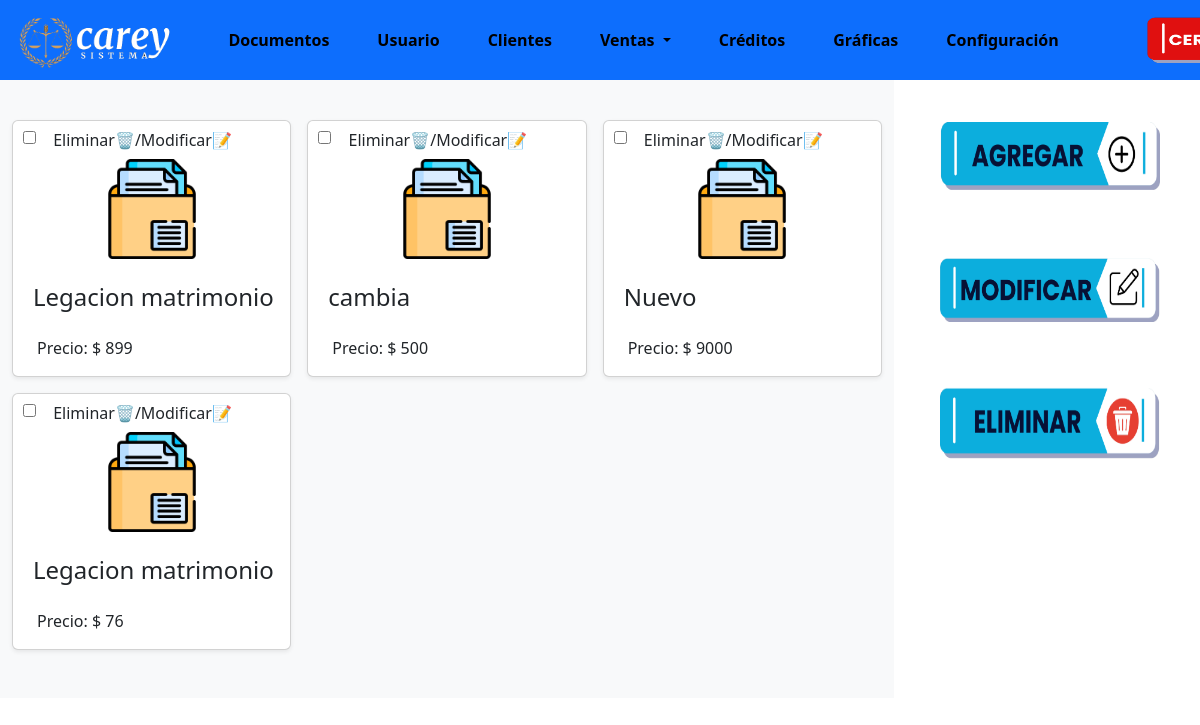
The app's page /index.php?module=articulo (signed in), older data.
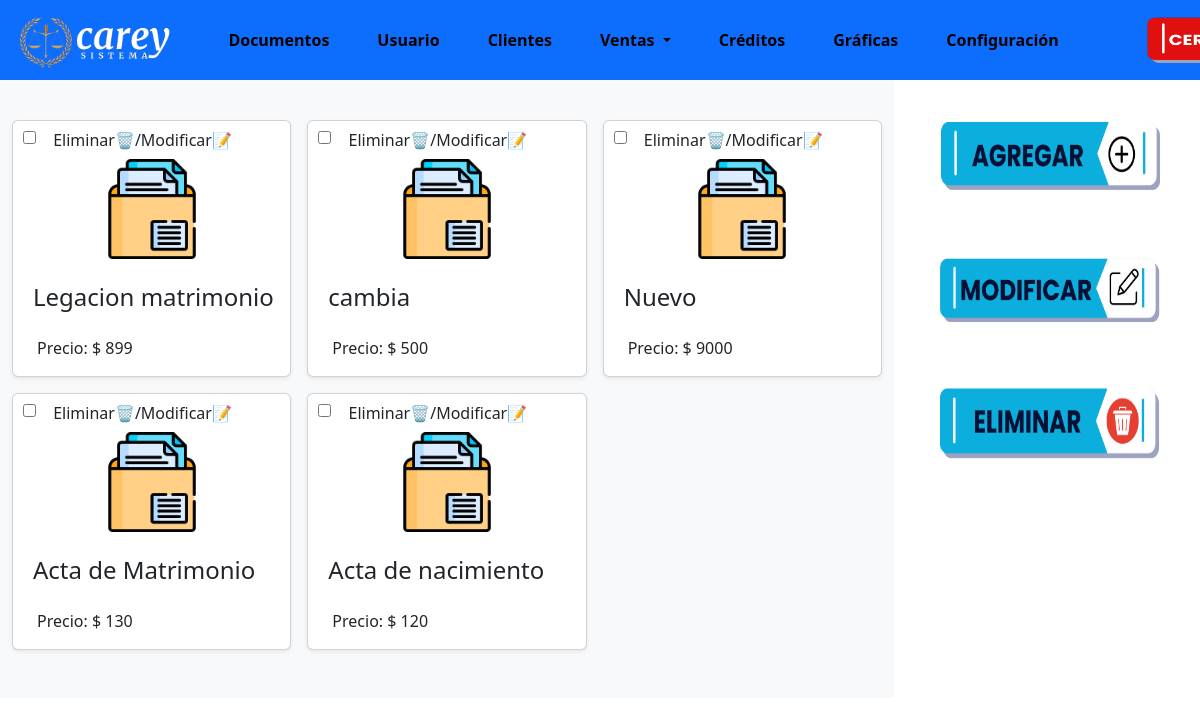
The same page, newer data.
### tables this page shows
CREATE TABLE `documentos` (
  `id_articulo_documetos` int(11) NOT NULL,
  `nombre` varchar(30) NOT NULL,
  `precio_costo` float NOT NULL,
  `precio_venta` float NOT NULL,
  `descripcion` varchar(100) NOT NULL,
  `tipo` varchar(15) NOT NULL
);

### controller/php/CRUD.php (called while the page is built, shortened)
<?php
function Consulta($query) {
    $conexion = obtenerConexion();
    $resultado = mysqli_query($conexion, $query);
    $resultadosArray = array();
    while ($fila = mysqli_fetch_assoc($resultado)) {
        $resultadosArray[] = $fila;
    }
    return $resultadosArray;
}
?>

### modules/moduloArticulos/Articulos.php (the view, shortened to what this page needs)
<br>
<br>
<br>
<div class="contenido-do row">
  <div class="col-9">
    <div class="album py-5 bg-body-tertiary">
      <div class="container">
        <div class="row row-cols-1 row-cols-sm-2 row-cols-md-3 g-3">
          <?php
          $query = "SELECT * FROM documentos";
          $resultados = Consulta($query);
          foreach ($resultados as $fila) {
          ?>
            <div class="col">
              <div class="card shadow-sm">
                <form id="<?php echo "FormularioEliminar" . $fila['id_articulo_documetos']; ?>" action="modules/moduloArticulos/InsertarDocumentos.php" method="POST">
                  <label>
                    <input type="checkbox" class="bt-5" id="dato" name="dato" value="<?php echo $fila['id_articulo_documetos']; ?>" autocomplete="off">
                    <span class="btn btn-check:checked ">Eliminar&#128465;/Modificar&#x1F4DD;</span>
                  </label>
                  <img class="bd-placeholder-img " src="assets/image/documentos.png" height="100" width="100" style="display: block; margin: 0 auto;">
                  <br>
                  <h4 class="NombreModifica" style="margin-left: 20px;"> <?php echo $fila['nombre']; ?></h4>
                  <div class="card-body">
                    <label style="margin-left: 8px;">Precio:</label>
                    <label>$</label>
                    <label class="card-text PrecioVModificar" style="margin-left: 0px;"><?php echo $fila['precio_venta']; ?> </label>
                  </div>
                </form>
              </div>
            </div>
          <?php
          }
          ?>
        </div>
      </div>
    </div>
  </div>
  <div class="col-3" style="position: fixed; right: 0;">
    <div class="">
      <div class="buttons">
        <a href="#" class="" onclick="ventanaFormulario(event)" style=" margin-bottom: 40px; margin-top: 50px;">
          <img class="" src="assets/image/botonAgregar.png" alt="" width="220px" height="80px" style="display: block;">
        </a>
        <a href="" class="" onclick="Modificar(event)" style="margin-bottom: 60px;">
          <img src="assets/image/botonModificar.png" alt="" width="220px" height="80px" style="display: block;">
        </a>
        <a href="" class="" onclick="Eliminar(event)">
          <img src="assets/image/botonEliminar.png" alt="" width="220px" height="80px">
        </a>
      </div>
    </div>
  </div>
</div>

### index.php (shortened to what this page needs)
<!DOCTYPE html>
<html>
<head>
    <link rel="stylesheet" type="text/css" href="css/EstilosBoton.css">
    <link rel='stylesheet' type='text/css'
        href='https://cdn.jsdelivr.net/npm/bootstrap@5.3.0-alpha3/dist/css/bootstrap.min.css'>
    <link rel="stylesheet" type="text/css" href="css/CSSUsuarios.css">
</head>
<body>
    <?php
    require "controller/php/CRUD.php";
    include_once("controller/php/menu_general.php");
    ?>
</body>
</html>

### controller/php/menu_general.php (shortened to what this page needs)
<?php
if (isset($_GET["module"])) {
    if ($_GET["module"] == 'menu') {
        if ($_SERVER["REQUEST_METHOD"] === "POST") {
            if (isset($_POST["user"]) && isset($_POST["password"])) {
                $user_login = $_POST["user"];
                $password_login = md5($_POST["password"]);
                $SQL = "SELECT id_usuarios, nombre_usuario, contrasena, rol_usuario
                FROM usuarios WHERE nombre_usuario = '$user_login' AND contrasena = '$password_login'";
                $resultado = Consulta($SQL);
                if (!empty($resultado)) {
                    $_SESSION['s1'] = $user_login;
                    $_SESSION['id_user'] = $resultado[0]['id_usuarios'];
                    $_SESSION['rol_usuario'] = $resultado[0]['rol_usuario'];
                    $SQL = "SELECT nombre_usuario, estatus_usuarios
                    FROM usuarios
                    WHERE nombre_usuario = '$user_login' AND estatus_usuarios = 'generica'";
                    $resultado = Consulta($SQL);
                    if (!empty($resultado)) {
                        include_once("view/login/cambioContrasena.php");
                        ?>
                        <script>
                        Swal.fire({
                            position: 'center',
                            icon: 'info',
                            title: 'Tienes un cambio de contraseña pendiente',
                            showConfirmButton: false,
                            timer: 2500
                        })
                        </script>
<?php
                        exit();
                    }else{
                     echo "<script>window.location = 'index.php?module=configuracion'</script>";
                    }
                } else {
                    ?>
                <script>
                Swal.fire({
                    icon: 'error',
                    title: 'Oops...',
                    text: 'Credenciales invalidas!'
                })
                </script>
<?php
                    include_once("view/login/login.php");
                }
            } else {
                include_once("view/login/login.php");
            }
        } else {
            include_once("view/login/login.php");
        }
    } else if ($_GET["module"] == 'recuperarContrasena') {
        include_once("view/login/recuperarContrasena.php");
    } else {
        if (isset($_SESSION['s1'])) {
            $option = $_GET["module"];
            switch ($option) {
                case 'articulo':
                    include_once("view/menu/menu.php");
                    include_once("modules/moduloArticulos/Articulos.php");
                    break;
                        ?>
<?php
            }
        }
    }
} else {
    include_once("view/login/login.php");
}
?>

### view/menu/menu.php (shortened to what this page needs)
<nav class="navbar navbar-expand-lg bg-primary navbar-static fixed-top" >
    <div class="container-fluid">
        <img src="./assets/image/logo_carey.png" alt="" width="15%"></img>
        <div class="collapse navbar-collapse" id="navbarSupportedContent">
            <ul class="navbar-nav me-auto mb-2 mb-lg-0">
                <li class="nav-item">
                    <a class="nav-link active fw-bold" href="index.php?module=articulo" id="moduloDocumento">Documentos</a>
                </li>
                <ul></ul>
                <li class="nav-item">
                    <a class="nav-link active fw-bold" href="index.php?module=usuario" aria-expanded="false"
                    id="usuario">
                        Usuario
                    </a>
                </li>
                <ul></ul>
                <li class="nav-item">
                    <a class="nav-link active fw-bold" aria-current="page" href="index.php?module=clientes"
                    id="cliente">Clientes</a>
                </li>
                <ul></ul>
                <li class="nav-item dropdown ">
                    <a class="nav-link active dropdown-toggle fw-bold" href="#" role="button" data-bs-toggle="dropdown"
                        aria-expanded="false" id="venta">
                        Ventas
                    </a>
            </li>
            <ul></ul>
            <li class="nav-item">
                <a class="nav-link active fw-bold" aria-current="page" href="index.php?module=creditos" id="creditos">Créditos</a>
            </li>
            <ul></ul>
            <li class="nav-item">
                <a class="nav-link active fw-bold" aria-current="page" href="index.php?module=reporteSemanal" id="grafica">Gráficas</a>
            </li>
            <ul></ul>
            <li class="nav-item">
                <a class="nav-link active fw-bold" aria-current="page" href="index.php?module=configuracion">Configuración</a>
            </li>
            </ul>
            <button class="btn" type="submit"
            onclick="window.location.href = 'index.php?module=cerrarSesion'">
            <img src="assets/image/btnCerrarSesion.png" width="250px" height="50px">
            </button>
        </div>
    </div>
</nav>

### css/EstilosBoton.css (style rules this page uses)
.buttons { display: flex; flex-direction: column; align-items: center; height: 30px; width: auto; }
.bt-5 { background-color: green; color: white; margin-left: 10px; }
.container { width: 100%; }

Row changes from the older to the newer data that the page shows:
changed documentos: nombre "Legacion matrimonio" → "Acta de Matrimonio"; precio_venta "76" → "130"
added documentos: nombre "Acta de nacimiento", precio_venta "120"
